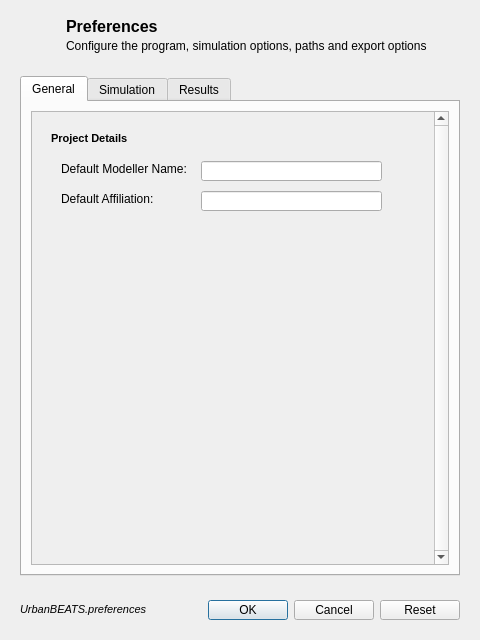
<?xml version="1.0" encoding="UTF-8"?>
<ui version="4.0">
 <class>PreferencesDialog</class>
 <widget class="QDialog" name="PreferencesDialog">
  <property name="geometry">
   <rect>
    <x>0</x>
    <y>0</y>
    <width>480</width>
    <height>640</height>
   </rect>
  </property>
  <property name="windowTitle">
   <string>Preferences</string>
  </property>
  <layout class="QVBoxLayout" name="verticalLayout">
   <item>
    <widget class="QWidget" name="widget" native="true">
     <property name="minimumSize">
      <size>
       <width>0</width>
       <height>50</height>
      </size>
     </property>
     <property name="maximumSize">
      <size>
       <width>16777215</width>
       <height>50</height>
      </size>
     </property>
     <widget class="QLabel" name="preferences_cogs">
      <property name="geometry">
       <rect>
        <x>0</x>
        <y>0</y>
        <width>50</width>
        <height>50</height>
       </rect>
      </property>
      <property name="minimumSize">
       <size>
        <width>50</width>
        <height>50</height>
       </size>
      </property>
      <property name="maximumSize">
       <size>
        <width>50</width>
        <height>50</height>
       </size>
      </property>
      <property name="text">
       <string/>
      </property>
      <property name="pixmap">
       <pixmap resource="toolbaricons/guitoolbaricons.qrc">:/images/bevel-gear-icon.png</pixmap>
      </property>
     </widget>
     <widget class="QLabel" name="dbtitle">
      <property name="geometry">
       <rect>
        <x>55</x>
        <y>5</y>
        <width>241</width>
        <height>21</height>
       </rect>
      </property>
      <property name="font">
       <font>
        <pointsize>12</pointsize>
        <weight>75</weight>
        <bold>true</bold>
       </font>
      </property>
      <property name="text">
       <string>Preferences</string>
      </property>
     </widget>
     <widget class="QLabel" name="dbsubtitle">
      <property name="geometry">
       <rect>
        <x>55</x>
        <y>25</y>
        <width>361</width>
        <height>20</height>
       </rect>
      </property>
      <property name="text">
       <string>Configure the program, simulation options, paths and export options.</string>
      </property>
     </widget>
    </widget>
   </item>
   <item>
    <widget class="QWidget" name="main_preferences_widget" native="true">
     <layout class="QVBoxLayout" name="verticalLayout_2">
      <item>
       <widget class="QTabWidget" name="options_tabs">
        <property name="currentIndex">
         <number>0</number>
        </property>
        <widget class="QWidget" name="general_tab">
         <attribute name="title">
          <string>General</string>
         </attribute>
         <layout class="QVBoxLayout" name="verticalLayout_3">
          <item>
           <widget class="QScrollArea" name="scrollArea">
            <property name="verticalScrollBarPolicy">
             <enum>Qt::ScrollBarAlwaysOn</enum>
            </property>
            <property name="widgetResizable">
             <bool>true</bool>
            </property>
            <widget class="QWidget" name="scrollAreaWidgetContents">
             <property name="geometry">
              <rect>
               <x>0</x>
               <y>0</y>
               <width>401</width>
               <height>459</height>
              </rect>
             </property>
             <layout class="QVBoxLayout" name="verticalLayout_6">
              <item>
               <widget class="QWidget" name="widget_2" native="true">
                <widget class="QLabel" name="projinfo_options">
                 <property name="geometry">
                  <rect>
                   <x>10</x>
                   <y>10</y>
                   <width>141</width>
                   <height>16</height>
                  </rect>
                 </property>
                 <property name="text">
                  <string>&lt;!DOCTYPE HTML PUBLIC &quot;-//W3C//DTD HTML 4.0//EN&quot; &quot;http://www.w3.org/TR/REC-html40/strict.dtd&quot;&gt;
&lt;html&gt;&lt;head&gt;&lt;meta name=&quot;qrichtext&quot; content=&quot;1&quot; /&gt;&lt;style type=&quot;text/css&quot;&gt;
p, li { white-space: pre-wrap; }
&lt;/style&gt;&lt;/head&gt;&lt;body style=&quot; font-family:'MS Shell Dlg 2'; font-size:8.25pt; font-weight:400; font-style:normal;&quot;&gt;
&lt;p style=&quot; margin-top:0px; margin-bottom:0px; margin-left:0px; margin-right:0px; -qt-block-indent:0; text-indent:0px;&quot;&gt;&lt;span style=&quot; font-size:8pt; font-weight:600;&quot;&gt;Project Details&lt;/span&gt;&lt;/p&gt;&lt;/body&gt;&lt;/html&gt;</string>
                 </property>
                </widget>
                <widget class="QLabel" name="modeller_name_lbl">
                 <property name="geometry">
                  <rect>
                   <x>20</x>
                   <y>40</y>
                   <width>141</width>
                   <height>16</height>
                  </rect>
                 </property>
                 <property name="text">
                  <string>Default Modeller Name:</string>
                 </property>
                </widget>
                <widget class="QLineEdit" name="modeller_name_box">
                 <property name="geometry">
                  <rect>
                   <x>160</x>
                   <y>40</y>
                   <width>181</width>
                   <height>20</height>
                  </rect>
                 </property>
                </widget>
                <widget class="QLabel" name="modeller_affil_lbl">
                 <property name="geometry">
                  <rect>
                   <x>20</x>
                   <y>70</y>
                   <width>141</width>
                   <height>16</height>
                  </rect>
                 </property>
                 <property name="text">
                  <string>Default Affiliation:</string>
                 </property>
                </widget>
                <widget class="QLineEdit" name="modeller_affil_box">
                 <property name="geometry">
                  <rect>
                   <x>160</x>
                   <y>70</y>
                   <width>181</width>
                   <height>20</height>
                  </rect>
                 </property>
                </widget>
               </widget>
              </item>
             </layout>
            </widget>
           </widget>
          </item>
         </layout>
        </widget>
        <widget class="QWidget" name="simulation_tab">
         <attribute name="title">
          <string>Simulation</string>
         </attribute>
         <layout class="QVBoxLayout" name="verticalLayout_4">
          <item>
           <widget class="QScrollArea" name="scrollArea_2">
            <property name="verticalScrollBarPolicy">
             <enum>Qt::ScrollBarAlwaysOn</enum>
            </property>
            <property name="widgetResizable">
             <bool>true</bool>
            </property>
            <widget class="QWidget" name="scrollAreaWidgetContents_2">
             <property name="geometry">
              <rect>
               <x>0</x>
               <y>0</y>
               <width>401</width>
               <height>459</height>
              </rect>
             </property>
             <layout class="QVBoxLayout" name="verticalLayout_7">
              <item>
               <widget class="QWidget" name="widget_5" native="true">
                <property name="minimumSize">
                 <size>
                  <width>0</width>
                  <height>150</height>
                 </size>
                </property>
                <widget class="QLabel" name="techplan_options">
                 <property name="geometry">
                  <rect>
                   <x>10</x>
                   <y>10</y>
                   <width>141</width>
                   <height>16</height>
                  </rect>
                 </property>
                 <property name="text">
                  <string>&lt;!DOCTYPE HTML PUBLIC &quot;-//W3C//DTD HTML 4.0//EN&quot; &quot;http://www.w3.org/TR/REC-html40/strict.dtd&quot;&gt;
&lt;html&gt;&lt;head&gt;&lt;meta name=&quot;qrichtext&quot; content=&quot;1&quot; /&gt;&lt;style type=&quot;text/css&quot;&gt;
p, li { white-space: pre-wrap; }
&lt;/style&gt;&lt;/head&gt;&lt;body style=&quot; font-family:'MS Shell Dlg 2'; font-size:8.25pt; font-weight:400; font-style:normal;&quot;&gt;
&lt;p style=&quot; margin-top:0px; margin-bottom:0px; margin-left:0px; margin-right:0px; -qt-block-indent:0; text-indent:0px;&quot;&gt;&lt;span style=&quot; font-size:8pt; font-weight:600;&quot;&gt;Technologies Planning&lt;/span&gt;&lt;/p&gt;&lt;/body&gt;&lt;/html&gt;</string>
                 </property>
                </widget>
                <widget class="QLabel" name="techplan_city_lbl">
                 <property name="geometry">
                  <rect>
                   <x>20</x>
                   <y>70</y>
                   <width>141</width>
                   <height>16</height>
                  </rect>
                 </property>
                 <property name="text">
                  <string>Default City:</string>
                 </property>
                </widget>
                <widget class="QRadioButton" name="tech_leaveempty_radio">
                 <property name="geometry">
                  <rect>
                   <x>220</x>
                   <y>100</y>
                   <width>151</width>
                   <height>18</height>
                  </rect>
                 </property>
                 <property name="text">
                  <string>Leave Basin Empty</string>
                 </property>
                </widget>
                <widget class="QSpinBox" name="techplan_iter_spin">
                 <property name="geometry">
                  <rect>
                   <x>240</x>
                   <y>35</y>
                   <width>131</width>
                   <height>22</height>
                  </rect>
                 </property>
                 <property name="suffix">
                  <string> realisations</string>
                 </property>
                 <property name="minimum">
                  <number>500</number>
                 </property>
                 <property name="maximum">
                  <number>10000</number>
                 </property>
                 <property name="singleStep">
                  <number>500</number>
                 </property>
                </widget>
                <widget class="QComboBox" name="techplan_city_combo">
                 <property name="geometry">
                  <rect>
                   <x>180</x>
                   <y>65</y>
                   <width>191</width>
                   <height>22</height>
                  </rect>
                 </property>
                 <item>
                  <property name="text">
                   <string>Adelaide</string>
                  </property>
                 </item>
                 <item>
                  <property name="text">
                   <string>Brisbane</string>
                  </property>
                 </item>
                 <item>
                  <property name="text">
                   <string>Darwin</string>
                  </property>
                 </item>
                 <item>
                  <property name="text">
                   <string>Melbourne</string>
                  </property>
                 </item>
                 <item>
                  <property name="text">
                   <string>Perth</string>
                  </property>
                 </item>
                 <item>
                  <property name="text">
                   <string>Sydney</string>
                  </property>
                 </item>
                </widget>
                <widget class="QLabel" name="techplan_decision_lbl">
                 <property name="geometry">
                  <rect>
                   <x>20</x>
                   <y>100</y>
                   <width>201</width>
                   <height>16</height>
                  </rect>
                 </property>
                 <property name="text">
                  <string>Decision to make if no solutions found:</string>
                 </property>
                </widget>
                <widget class="QLabel" name="techplan_iter_lbl">
                 <property name="geometry">
                  <rect>
                   <x>20</x>
                   <y>40</y>
                   <width>201</width>
                   <height>16</height>
                  </rect>
                 </property>
                 <property name="text">
                  <string>Default Monte Carlo Iteration Count:</string>
                 </property>
                </widget>
                <widget class="QRadioButton" name="tech_highest_radio">
                 <property name="geometry">
                  <rect>
                   <x>220</x>
                   <y>120</y>
                   <width>151</width>
                   <height>18</height>
                  </rect>
                 </property>
                 <property name="text">
                  <string>Choose Highest Service</string>
                 </property>
                </widget>
               </widget>
              </item>
              <item>
               <widget class="QWidget" name="widget_3" native="true">
                <property name="minimumSize">
                 <size>
                  <width>0</width>
                  <height>280</height>
                 </size>
                </property>
                <widget class="QLineEdit" name="perf_musicpath_box">
                 <property name="geometry">
                  <rect>
                   <x>160</x>
                   <y>70</y>
                   <width>141</width>
                   <height>20</height>
                  </rect>
                 </property>
                </widget>
                <widget class="QLabel" name="perf_musicpath_lbl">
                 <property name="geometry">
                  <rect>
                   <x>50</x>
                   <y>70</y>
                   <width>141</width>
                   <height>16</height>
                  </rect>
                 </property>
                 <property name="text">
                  <string>Path to MUSIC.exe:</string>
                 </property>
                </widget>
                <widget class="QCheckBox" name="perf_tte_check">
                 <property name="geometry">
                  <rect>
                   <x>70</x>
                   <y>160</y>
                   <width>221</width>
                   <height>18</height>
                  </rect>
                 </property>
                 <property name="text">
                  <string>Treatment Train Effectiveness</string>
                 </property>
                </widget>
                <widget class="QPushButton" name="perf_musicpath_browse">
                 <property name="geometry">
                  <rect>
                   <x>310</x>
                   <y>70</y>
                   <width>61</width>
                   <height>23</height>
                  </rect>
                 </property>
                 <property name="text">
                  <string>Browse...</string>
                 </property>
                </widget>
                <widget class="QLabel" name="perf_musicver_lbl">
                 <property name="geometry">
                  <rect>
                   <x>50</x>
                   <y>100</y>
                   <width>141</width>
                   <height>16</height>
                  </rect>
                 </property>
                 <property name="text">
                  <string>MUSIC Version:</string>
                 </property>
                </widget>
                <widget class="QLabel" name="perf_export_lbl">
                 <property name="geometry">
                  <rect>
                   <x>50</x>
                   <y>130</y>
                   <width>141</width>
                   <height>16</height>
                  </rect>
                 </property>
                 <property name="text">
                  <string>Select Results to Export:</string>
                 </property>
                </widget>
                <widget class="QComboBox" name="perf_musicvercombo">
                 <property name="geometry">
                  <rect>
                   <x>160</x>
                   <y>100</y>
                   <width>211</width>
                   <height>22</height>
                  </rect>
                 </property>
                 <item>
                  <property name="text">
                   <string>eWater MUSIC Version 5</string>
                  </property>
                 </item>
                 <item>
                  <property name="text">
                   <string>eWater MUSIC Version 6</string>
                  </property>
                 </item>
                </widget>
                <widget class="QLabel" name="perfassess_options">
                 <property name="geometry">
                  <rect>
                   <x>10</x>
                   <y>10</y>
                   <width>171</width>
                   <height>16</height>
                  </rect>
                 </property>
                 <property name="text">
                  <string>&lt;!DOCTYPE HTML PUBLIC &quot;-//W3C//DTD HTML 4.0//EN&quot; &quot;http://www.w3.org/TR/REC-html40/strict.dtd&quot;&gt;
&lt;html&gt;&lt;head&gt;&lt;meta name=&quot;qrichtext&quot; content=&quot;1&quot; /&gt;&lt;style type=&quot;text/css&quot;&gt;
p, li { white-space: pre-wrap; }
&lt;/style&gt;&lt;/head&gt;&lt;body style=&quot; font-family:'MS Shell Dlg 2'; font-size:8.25pt; font-weight:400; font-style:normal;&quot;&gt;
&lt;p style=&quot; margin-top:0px; margin-bottom:0px; margin-left:0px; margin-right:0px; -qt-block-indent:0; text-indent:0px;&quot;&gt;&lt;span style=&quot; font-size:8pt; font-weight:600;&quot;&gt;Performance Assessment&lt;/span&gt;&lt;/p&gt;&lt;/body&gt;&lt;/html&gt;</string>
                 </property>
                </widget>
                <widget class="QCheckBox" name="perf_musicauto_check">
                 <property name="geometry">
                  <rect>
                   <x>20</x>
                   <y>40</y>
                   <width>311</width>
                   <height>18</height>
                  </rect>
                 </property>
                 <property name="text">
                  <string>AutoRun MUSIC Simulation Files</string>
                 </property>
                </widget>
                <widget class="QCheckBox" name="perf_flux_check">
                 <property name="geometry">
                  <rect>
                   <x>70</x>
                   <y>190</y>
                   <width>211</width>
                   <height>18</height>
                  </rect>
                 </property>
                 <property name="text">
                  <string>Flow and Pollution Time Series</string>
                 </property>
                </widget>
               </widget>
              </item>
             </layout>
            </widget>
           </widget>
          </item>
         </layout>
        </widget>
        <widget class="QWidget" name="results_tab">
         <attribute name="title">
          <string>Results</string>
         </attribute>
         <layout class="QVBoxLayout" name="verticalLayout_5">
          <item>
           <widget class="QScrollArea" name="scrollArea_3">
            <property name="verticalScrollBarPolicy">
             <enum>Qt::ScrollBarAlwaysOn</enum>
            </property>
            <property name="widgetResizable">
             <bool>true</bool>
            </property>
            <widget class="QWidget" name="scrollAreaWidgetContents_3">
             <property name="geometry">
              <rect>
               <x>0</x>
               <y>0</y>
               <width>401</width>
               <height>459</height>
              </rect>
             </property>
             <layout class="QVBoxLayout" name="verticalLayout_8">
              <item>
               <widget class="QWidget" name="widget_7" native="true">
                <widget class="QRadioButton" name="style2_radio">
                 <property name="geometry">
                  <rect>
                   <x>145</x>
                   <y>160</y>
                   <width>111</width>
                   <height>18</height>
                  </rect>
                 </property>
                 <property name="text">
                  <string>OpenStreetMap</string>
                 </property>
                </widget>
                <widget class="QLabel" name="label_17">
                 <property name="geometry">
                  <rect>
                   <x>40</x>
                   <y>80</y>
                   <width>41</width>
                   <height>16</height>
                  </rect>
                 </property>
                 <property name="text">
                  <string>Style1</string>
                 </property>
                </widget>
                <widget class="QLineEdit" name="results_tileserver_box">
                 <property name="geometry">
                  <rect>
                   <x>110</x>
                   <y>190</y>
                   <width>251</width>
                   <height>20</height>
                  </rect>
                 </property>
                </widget>
                <widget class="QLabel" name="label_19">
                 <property name="geometry">
                  <rect>
                   <x>310</x>
                   <y>80</y>
                   <width>41</width>
                   <height>16</height>
                  </rect>
                 </property>
                 <property name="text">
                  <string>Style3</string>
                 </property>
                </widget>
                <widget class="QLabel" name="results_tileserver_lbl">
                 <property name="geometry">
                  <rect>
                   <x>20</x>
                   <y>190</y>
                   <width>91</width>
                   <height>16</height>
                  </rect>
                 </property>
                 <property name="text">
                  <string>Tile Server URL:</string>
                 </property>
                </widget>
                <widget class="QRadioButton" name="stylecustom_radio">
                 <property name="geometry">
                  <rect>
                   <x>270</x>
                   <y>160</y>
                   <width>91</width>
                   <height>18</height>
                  </rect>
                 </property>
                 <property name="text">
                  <string>Custom Tiles</string>
                 </property>
                </widget>
                <widget class="QRadioButton" name="style1_radio">
                 <property name="geometry">
                  <rect>
                   <x>20</x>
                   <y>160</y>
                   <width>111</width>
                   <height>18</height>
                  </rect>
                 </property>
                 <property name="text">
                  <string>OpenStreetMap</string>
                 </property>
                </widget>
                <widget class="QLabel" name="label_18">
                 <property name="geometry">
                  <rect>
                   <x>180</x>
                   <y>80</y>
                   <width>41</width>
                   <height>16</height>
                  </rect>
                 </property>
                 <property name="text">
                  <string>Style2</string>
                 </property>
                </widget>
                <widget class="QLabel" name="results_mapstyle_lbl">
                 <property name="geometry">
                  <rect>
                   <x>20</x>
                   <y>30</y>
                   <width>191</width>
                   <height>16</height>
                  </rect>
                 </property>
                 <property name="text">
                  <string>Select Map Viewer Style:</string>
                 </property>
                </widget>
                <widget class="QLabel" name="resultsviewer_options">
                 <property name="geometry">
                  <rect>
                   <x>10</x>
                   <y>10</y>
                   <width>171</width>
                   <height>16</height>
                  </rect>
                 </property>
                 <property name="text">
                  <string>&lt;!DOCTYPE HTML PUBLIC &quot;-//W3C//DTD HTML 4.0//EN&quot; &quot;http://www.w3.org/TR/REC-html40/strict.dtd&quot;&gt;
&lt;html&gt;&lt;head&gt;&lt;meta name=&quot;qrichtext&quot; content=&quot;1&quot; /&gt;&lt;style type=&quot;text/css&quot;&gt;
p, li { white-space: pre-wrap; }
&lt;/style&gt;&lt;/head&gt;&lt;body style=&quot; font-family:'MS Shell Dlg 2'; font-size:8.25pt; font-weight:400; font-style:normal;&quot;&gt;
&lt;p style=&quot; margin-top:0px; margin-bottom:0px; margin-left:0px; margin-right:0px; -qt-block-indent:0; text-indent:0px;&quot;&gt;&lt;span style=&quot; font-size:8pt; font-weight:600;&quot;&gt;Results Viewer&lt;/span&gt;&lt;/p&gt;&lt;/body&gt;&lt;/html&gt;</string>
                 </property>
                </widget>
                <widget class="QWidget" name="widget_8" native="true">
                 <property name="geometry">
                  <rect>
                   <x>20</x>
                   <y>60</y>
                   <width>101</width>
                   <height>91</height>
                  </rect>
                 </property>
                </widget>
                <widget class="QWidget" name="widget_9" native="true">
                 <property name="geometry">
                  <rect>
                   <x>140</x>
                   <y>60</y>
                   <width>101</width>
                   <height>91</height>
                  </rect>
                 </property>
                </widget>
                <widget class="QWidget" name="widget_10" native="true">
                 <property name="geometry">
                  <rect>
                   <x>260</x>
                   <y>60</y>
                   <width>101</width>
                   <height>91</height>
                  </rect>
                 </property>
                </widget>
               </widget>
              </item>
              <item>
               <widget class="QWidget" name="widget_6" native="true">
                <widget class="QPushButton" name="gearth_path_browse">
                 <property name="geometry">
                  <rect>
                   <x>310</x>
                   <y>70</y>
                   <width>61</width>
                   <height>23</height>
                  </rect>
                 </property>
                 <property name="text">
                  <string>Browse...</string>
                 </property>
                </widget>
                <widget class="QLabel" name="gearth_path_lbl">
                 <property name="geometry">
                  <rect>
                   <x>20</x>
                   <y>70</y>
                   <width>91</width>
                   <height>16</height>
                  </rect>
                 </property>
                 <property name="text">
                  <string>Program Path:</string>
                 </property>
                </widget>
                <widget class="QLabel" name="gearth_lbl">
                 <property name="geometry">
                  <rect>
                   <x>10</x>
                   <y>10</y>
                   <width>171</width>
                   <height>16</height>
                  </rect>
                 </property>
                 <property name="text">
                  <string>&lt;!DOCTYPE HTML PUBLIC &quot;-//W3C//DTD HTML 4.0//EN&quot; &quot;http://www.w3.org/TR/REC-html40/strict.dtd&quot;&gt;
&lt;html&gt;&lt;head&gt;&lt;meta name=&quot;qrichtext&quot; content=&quot;1&quot; /&gt;&lt;style type=&quot;text/css&quot;&gt;
p, li { white-space: pre-wrap; }
&lt;/style&gt;&lt;/head&gt;&lt;body style=&quot; font-family:'MS Shell Dlg 2'; font-size:8.25pt; font-weight:400; font-style:normal;&quot;&gt;
&lt;p style=&quot; margin-top:0px; margin-bottom:0px; margin-left:0px; margin-right:0px; -qt-block-indent:0; text-indent:0px;&quot;&gt;&lt;span style=&quot; font-size:8pt; font-weight:600;&quot;&gt;Google Earth&lt;/span&gt;&lt;/p&gt;&lt;/body&gt;&lt;/html&gt;</string>
                 </property>
                </widget>
                <widget class="QCheckBox" name="gearth_auto_check">
                 <property name="geometry">
                  <rect>
                   <x>110</x>
                   <y>100</y>
                   <width>251</width>
                   <height>18</height>
                  </rect>
                 </property>
                 <property name="text">
                  <string>Automatically load Earth Maps upon export</string>
                 </property>
                </widget>
                <widget class="QPushButton" name="gearth_get">
                 <property name="geometry">
                  <rect>
                   <x>10</x>
                   <y>40</y>
                   <width>121</width>
                   <height>23</height>
                  </rect>
                 </property>
                 <property name="text">
                  <string>Get Google Earth</string>
                 </property>
                </widget>
                <widget class="QLineEdit" name="gearth_path_box">
                 <property name="geometry">
                  <rect>
                   <x>110</x>
                   <y>70</y>
                   <width>191</width>
                   <height>20</height>
                  </rect>
                 </property>
                </widget>
               </widget>
              </item>
             </layout>
            </widget>
           </widget>
          </item>
         </layout>
        </widget>
       </widget>
      </item>
     </layout>
    </widget>
   </item>
   <item>
    <widget class="QWidget" name="widget_4" native="true">
     <property name="minimumSize">
      <size>
       <width>0</width>
       <height>38</height>
      </size>
     </property>
     <property name="maximumSize">
      <size>
       <width>16777215</width>
       <height>38</height>
      </size>
     </property>
     <layout class="QHBoxLayout" name="horizontalLayout_2">
      <item>
       <widget class="QLabel" name="remarks">
        <property name="text">
         <string>&lt;!DOCTYPE HTML PUBLIC &quot;-//W3C//DTD HTML 4.0//EN&quot; &quot;http://www.w3.org/TR/REC-html40/strict.dtd&quot;&gt;
&lt;html&gt;&lt;head&gt;&lt;meta name=&quot;qrichtext&quot; content=&quot;1&quot; /&gt;&lt;style type=&quot;text/css&quot;&gt;
p, li { white-space: pre-wrap; }
&lt;/style&gt;&lt;/head&gt;&lt;body style=&quot; font-family:'MS Shell Dlg 2'; font-size:8.25pt; font-weight:400; font-style:normal;&quot;&gt;
&lt;p style=&quot; margin-top:0px; margin-bottom:0px; margin-left:0px; margin-right:0px; -qt-block-indent:0; text-indent:0px;&quot;&gt;&lt;span style=&quot; font-size:8pt; font-style:italic;&quot;&gt;UrbanBEATS.preferences&lt;/span&gt;&lt;/p&gt;&lt;/body&gt;&lt;/html&gt;</string>
        </property>
       </widget>
      </item>
      <item>
       <widget class="QDialogButtonBox" name="buttonBox">
        <property name="orientation">
         <enum>Qt::Horizontal</enum>
        </property>
        <property name="standardButtons">
         <set>QDialogButtonBox::Cancel|QDialogButtonBox::Ok</set>
        </property>
       </widget>
      </item>
      <item>
       <widget class="QPushButton" name="optionsReset_button">
        <property name="text">
         <string>Reset</string>
        </property>
       </widget>
      </item>
     </layout>
    </widget>
   </item>
  </layout>
 </widget>
 <resources>
  <include location="toolbaricons/guitoolbaricons.qrc"/>
  <include location="toolbaricons/guitoolbaricons.qrc"/>
 </resources>
 <connections>
  <connection>
   <sender>buttonBox</sender>
   <signal>accepted()</signal>
   <receiver>PreferencesDialog</receiver>
   <slot>accept()</slot>
   <hints>
    <hint type="sourcelabel">
     <x>248</x>
     <y>254</y>
    </hint>
    <hint type="destinationlabel">
     <x>157</x>
     <y>274</y>
    </hint>
   </hints>
  </connection>
  <connection>
   <sender>buttonBox</sender>
   <signal>rejected()</signal>
   <receiver>PreferencesDialog</receiver>
   <slot>reject()</slot>
   <hints>
    <hint type="sourcelabel">
     <x>316</x>
     <y>260</y>
    </hint>
    <hint type="destinationlabel">
     <x>286</x>
     <y>274</y>
    </hint>
   </hints>
  </connection>
 </connections>
</ui>
